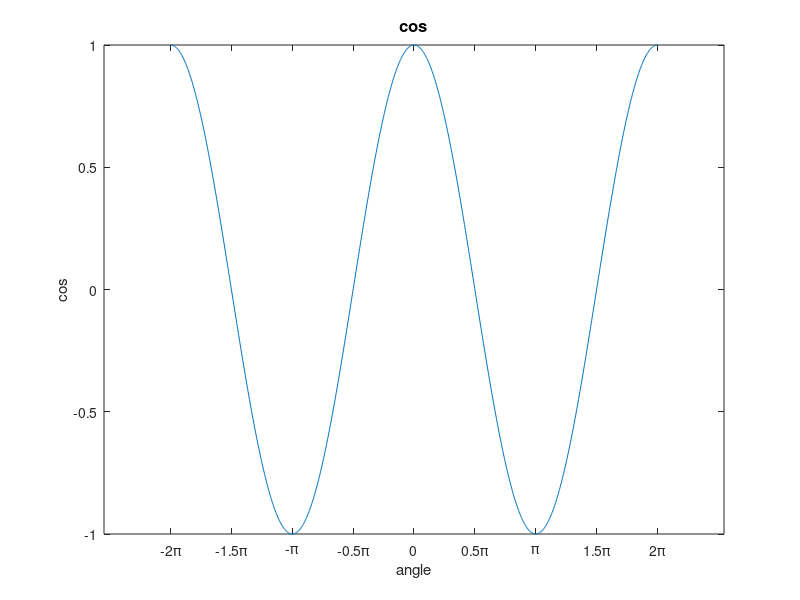

Write the MATLAB code that produced this figure.
clear all
x=linspace(-2*pi,2*pi,1000);
y=cos(x);

plot(x,y)
xlabel('angle')
ylabel('cos')
title('cos','FontSize',12)
xticks(-2*pi:pi/2:2*pi)
xticklabels({'-2\pi','-1.5\pi','-\pi','-0.5\pi','0','0.5\pi','\pi','1.5\pi','2\pi'})